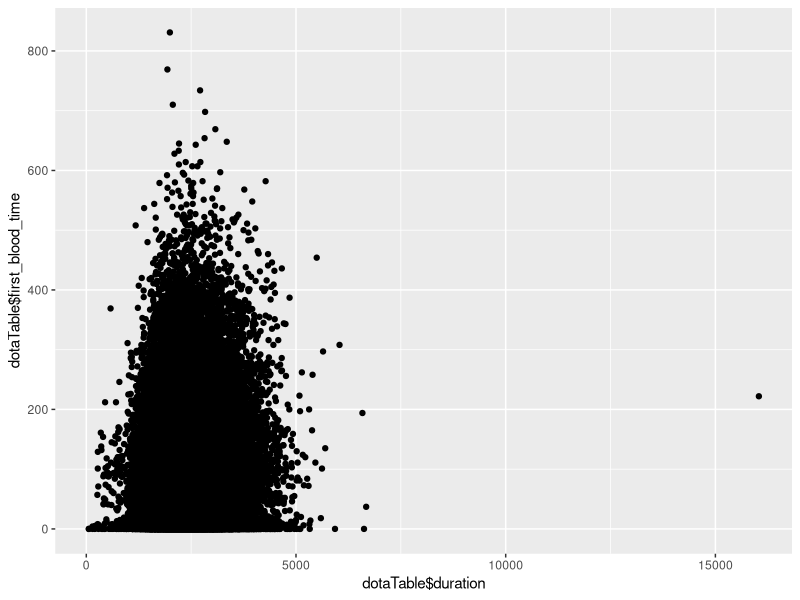
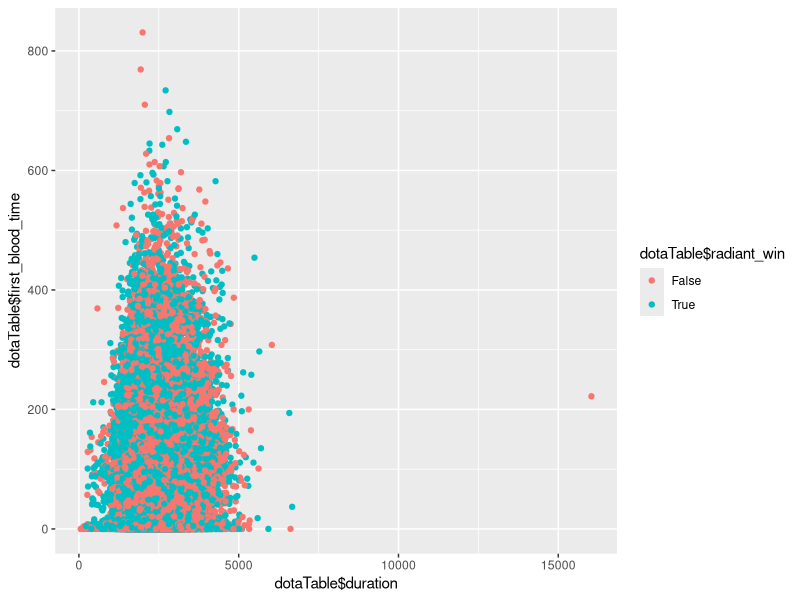

Generate these figures, in order, with R:
library(tidyverse)
dotaTable <-read.csv("Datasets/Dota 2/match.csv")

TimeByFirstBloodGraph<-ggplot(dotaTable, aes(dotaTable$duration,dotaTable$first_blood_time))+geom_point()
print(TimeByFirstBloodGraph)

TimeByFirstBloodGraph2<-ggplot(dotaTable, aes(dotaTable$duration,dotaTable$first_blood_time, color = dotaTable$radiant_win))+geom_point()
print(TimeByFirstBloodGraph2)